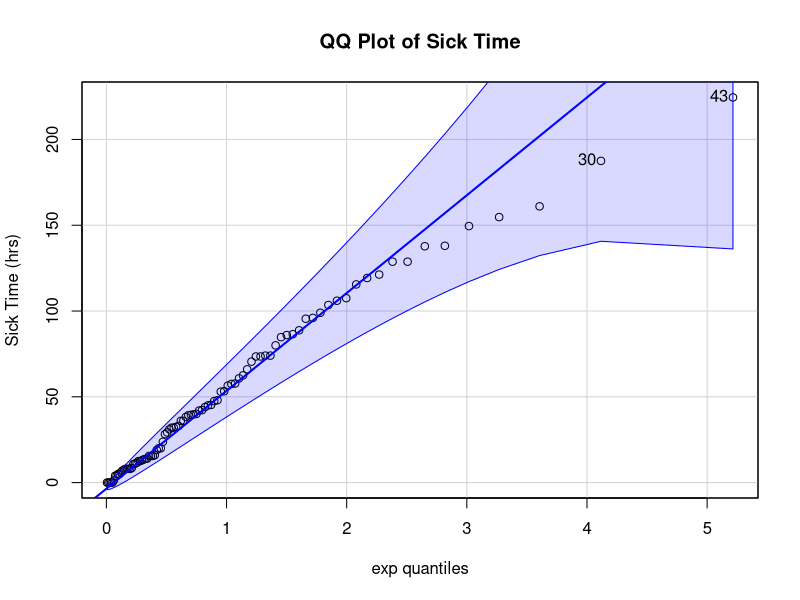
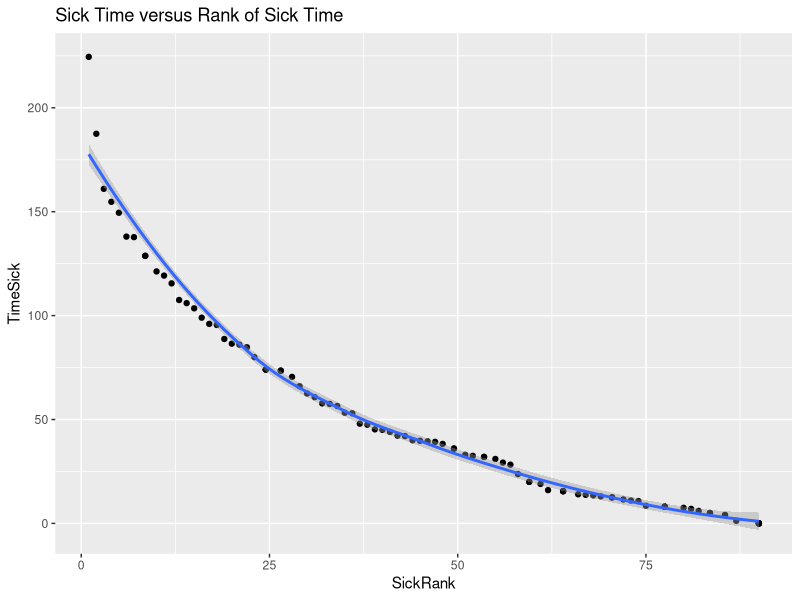
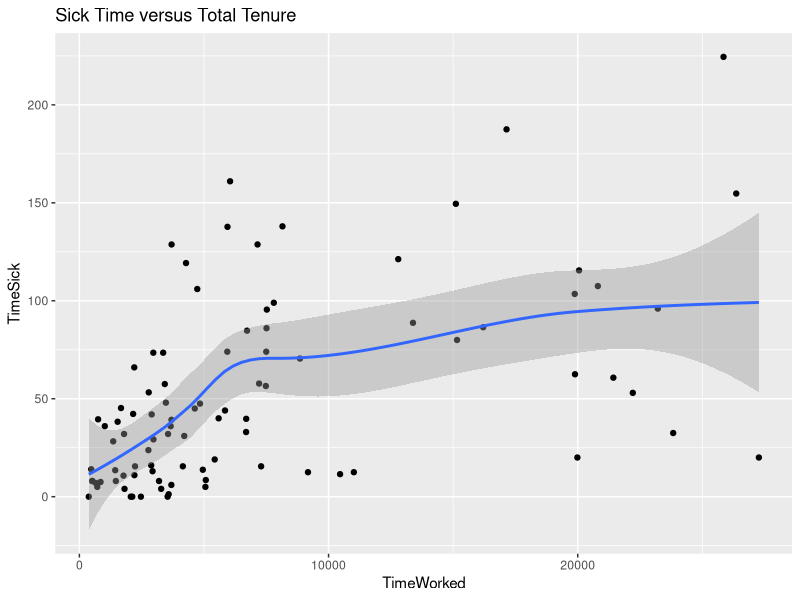
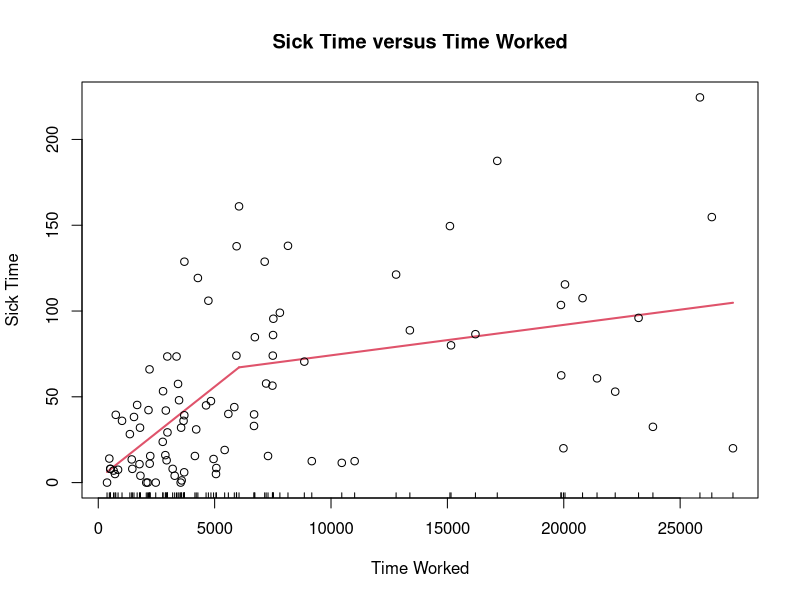

Source code (R) for these figures, in order:
## ---- chunk 1
library(ggplot2)
library(MASS)
library(car)
sick = read.csv("SickTimeData.csv", header=TRUE)
names(sick) = c("ID", "TimeWorked", "TimeSick")
sick$SickRank = rank(-sick$TimeSick)
## ---- chunk 2
qqPlot(sick$TimeSick, 
       distribution="exp", 
       main="QQ Plot of Sick Time", 
       ylab="Sick Time (hrs)")
## ---- chunk 3
qplot(SickRank, TimeSick, data=sick) + 
  labs(title="Sick Time versus Rank of Sick Time") + 
  stat_smooth(method="loess")
## ---- chunk 4
logModel = lm(TimeSick ~ log(SickRank), data=sick)
summary(logModel)
## ---- chunk 5
qplot(TimeWorked, TimeSick, data=sick) + 
  labs(title="Sick Time versus Total Tenure") + 
  stat_smooth(method="loess")
logModelwithTimeWorked = lm(TimeSick ~ log(SickRank) + TimeWorked, data=sick)
summary(logModelwithTimeWorked)
## ---- chunk 6
library(segmented)
sickTimevsTimeWorked = lm(TimeSick ~ TimeWorked, data=sick)
segmentedSickTimevsTimeWorked = with(sick, segmented(sickTimevsTimeWorked,
                                          seg.Z = ~TimeWorked, 
                                          psi=list(TimeWorked=6000)
                                          )
                                     )
summary(segmentedSickTimevsTimeWorked)
plot(segmentedSickTimevsTimeWorked, 
     ylab="Sick Time", xlab="Time Worked", 
     main="Sick Time versus Time Worked",
     ylim=c(min(sick$TimeSick), max(sick$TimeSick)), xlim=c(min(sick$TimeWorked), max(sick$TimeWorked))
     )
points(sick$TimeWorked, sick$TimeSick)
